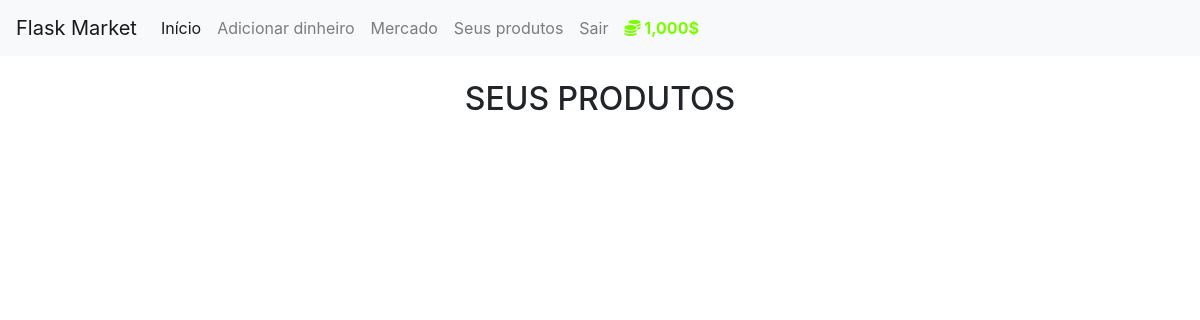
The page /owner (signed in) on the database as committed earlier.
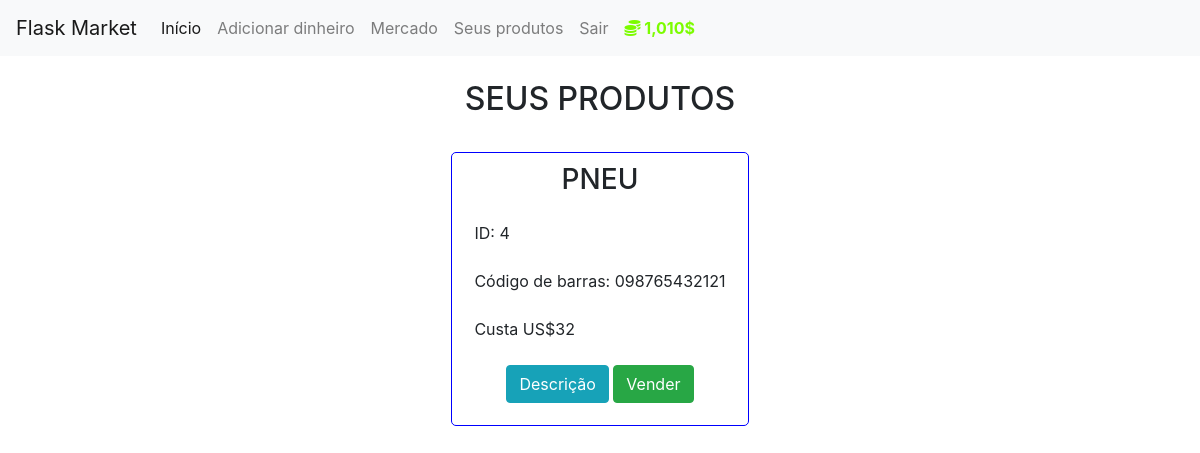
The same page on the database as committed later.
### market/models.py (models this page shows, shortened)
class User(db.Model, UserMixin):
    id = db.Column(db.Integer(), primary_key=True)
    username = db.Column(db.String(length=30), unique=True, nullable=False)
    email_address = db.Column(db.String(length=50), nullable=False, unique=True)
    password_hash = db.Column(db.String(length=60), nullable=False)
    budget = db.Column(db.Integer(), nullable=False, default=1000)
    items = db.relationship('Item', backref='owned_user', lazy=True)
    @property
    def prettier_budget(self):
        if len(str(self.budget)) >= 4:
            return f'{str(self.budget)[:-3]},{str(self.budget)[-3:]}$'
        else:
            return f"{self.budget}$"
    @property
    def password(self):
        return self.password

class Item(db.Model):
    id = db.Column(db.Integer(), primary_key=True)
    name = db.Column(db.String(length=30), nullable=False, unique=True)
    price = db.Column(db.Integer(), nullable=False)
    barcode = db.Column(db.String(length=12), nullable=False, unique=True)
    description = db.Column(db.String(length=1200), nullable=False, unique=True)
    owner = db.Column(db.Integer(), db.ForeignKey('user.id'))

### market/routes.py (the view)
@routes.route("/owner", methods=['GET', 'POST'])
@login_required
def owner_page():
    form_sell = SellItemForm()
    if request.method == "POST":
        sold_item = request.form.get('sold_item')
        p_item_obj_sell = Item.query.filter_by(name=sold_item).first()
        if p_item_obj_sell:
            p_item_obj_sell.sell(current_user=current_user)
            flash('Produto vendido com sucesso!', category='success')
    owned_items = Item.query.filter_by(owner=current_user.id)
    return render_template("owner.html", current_user=current_user, formSell=form_sell, owned_items=owned_items)

### market/models.py (called while the page is built)
@login_manager.user_loader
def load_user(user_id):
    return User.query.get(int(user_id))

### market/templates/owner.html (shortened to what this page needs)
{% extends 'base.html' %}
{% block content %}
    <h2 style="margin:24px 0px; text-align:center; text-transform:uppercase;">Seus produtos</h2>
    <div class="products-container">
        {% for item in owned_items %}
            <div class="product-container">
                <h3>{{ item.name }}</h3>
                <p>ID: {{ item.id }}</p>
                <p>Código de barras: {{ item.barcode }}</p>
                <p>Custa US${{ item.price }}</p>
                <div class="buttons">
                    <button class="btn btn-outline btn-info" data-toggle="modal" data-target="#Modal-MoreInfo-{{ item.id }}">Descrição</button>
                    <button class="btn btn-outline btn-success" data-toggle="modal" data-target="#Modal-SellConfirm-{{ item.id }}">Vender</button>
                </div>
            </div>
        {% endfor %}
    </div>
{% endblock %}

### market/templates/base.html (shortened to what this page needs)
<!doctype html>
<html lang="pt-br">
  <head>
    <link rel="stylesheet" href="https://cdn.jsdelivr.net/npm/bootstrap@4.5.3/dist/css/bootstrap.min.css">
    <link rel="stylesheet" href="https://cdnjs.cloudflare.com/ajax/libs/font-awesome/5.15.1/css/all.min.css">
      <link rel="stylesheet" href="../static/style.css">
  </head>
  <body>
    <nav class="navbar navbar-expand-md navbar-light bg-light">
      <a class="navbar-brand" href="{{ url_for('routes.home_page') }}">Flask Market</a>
      <div class="collapse navbar-collapse" id="navbarNav">
        <ul class="navbar-nav ">
            <li class="nav-item active">
                <a class="nav-link" href="{{ url_for('routes.home_page') }}">Início <span class="sr-only">(current)</span></a>
            </li>
        </ul>
          {% if current_user.is_authenticated %}
            <ul class="navbar-nav">
                <li class="nav-item">
                    <a class="nav-link" href="{{ url_for('routes.adicionar_saldo_page') }}">Adicionar dinheiro</a>
                </li>
                <li>
                    <a class="nav-link" href="{{ url_for('routes.market_page') }}">Mercado</a>
                </li>
                <li>
                    <a class="nav-link" href="{{ url_for('routes.owner_page') }}">Seus produtos</a>
                </li>
                <li>
                    <a class="nav-link" href="{{ url_for('routes.logout_page') }}">Sair</a>
                </li>
                <li class="nav-item">
                    <a class="nav-link" style="color: lawngreen; font-weight: bold">
                        <i class="fas fa-coins"></i>
                        {{ current_user.prettier_budget }}
                    </a>
                </li>
            </ul>
          {% endif %}
      </div>
    </nav>
  {% block content %} {% endblock %}
  </body>
</html>

Rows that differ between the two databases and show on the page:
changed User: prettier_budget "1,000$" → "1,010$"
now on this page (row edited): Item: name "PNEU", id "4", barcode "098765432121", price "32"
